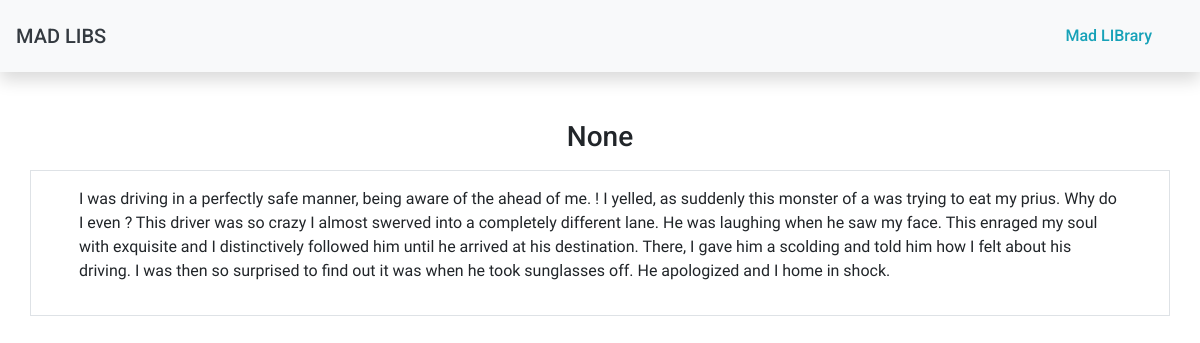
Page /home/rage_result/ on the earlier database version.
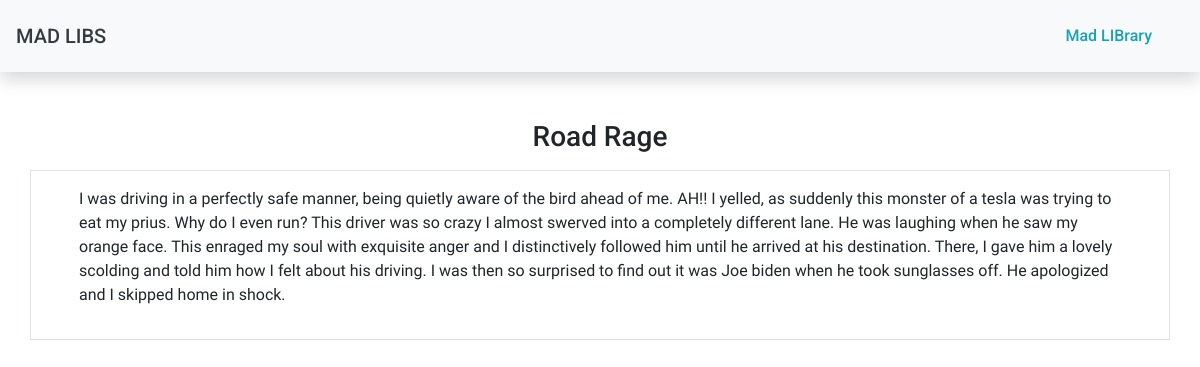
Same page on the later database version.
### list/models.py (models this page shows)
class RageElement(models.Model):
    def __str__(self):
        return self.name
    name =  models.CharField(max_length=100, default="Road Rage")
    field1 = models.CharField(max_length=500, default="")
    field2 = models.CharField(max_length=200, default="")
    field3 = models.CharField(max_length=200, default="")
    field4 = models.CharField(max_length=200, default="")
    field5 = models.CharField(max_length=200, default="")
    field6 = models.CharField(max_length=200, default="")
    field7 = models.CharField(max_length=200, default="")
    field8 = models.CharField(max_length=200, default="")
    field9 = models.CharField(max_length=200, default="")
    field10 = models.CharField(max_length=200, default="")

### list/views.py (the view)
# urls.py: path('rage_result/', views.rage_result, name="rage_results"),
def rage_result(request):
    results = RageElement.objects.all().last()
    return render(request, 'list/rage_result.html', {'results': results})

### list/templates/list/rage_result.html
{% extends 'list/base.html' %}
{% block body %}
    <div class="container py-5">
        <div class="row">
            <div class="col pb-2">
                <h3 class="text-center">{{ results }}</h3>
            </div>
        </div>
        <div class="row">
            <div class="col py-3 px-5 border">
                <span class="story">
                <p>
                   I was driving in a perfectly safe manner, being {{ results.field1 }} aware of the {{ results.field2 }} ahead of me.
                    {{ results.field3 }}! I yelled, as suddenly this monster of a {{ results.field4 }} was trying to eat my prius.
                    Why do I even {{ results.field5 }}? This driver was so crazy I almost swerved into a completely different lane.
                    He was laughing when he saw my {{ results.field6 }} face. This enraged my soul with exquisite {{ results.field7 }}
                    and I distinctively followed him until he arrived at his destination.
                    There, I gave him a {{ results.field8 }} scolding and told him how I felt about his driving.
                    I was then so surprised to find out it was {{ results.field9 }} when he took sunglasses off.
                    He apologized and I {{ results.field10 }} home in shock.
                </p>
                </span>
            </div>
        </div>
    </div>
{% endblock %}

Differences in the rows shown:
added RageElement: name "Road Rage", field1 "quietly", field2 "bird", field3 "AH!", field4 "tesla", field5 "run", field6 "orange", field7 "anger", field8 "lovely", field9 "Joe biden", field10 "skipped"
Other differences:
{{ results }}: "None" → (not shown)
